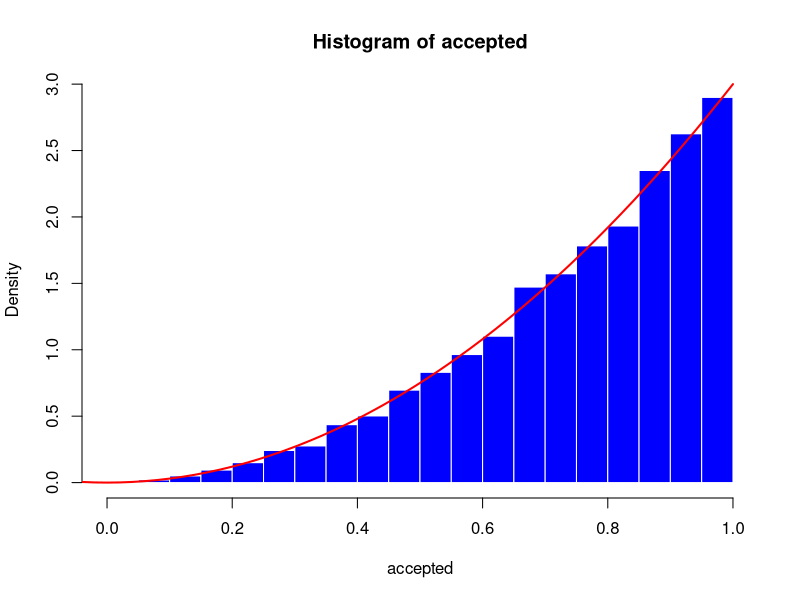
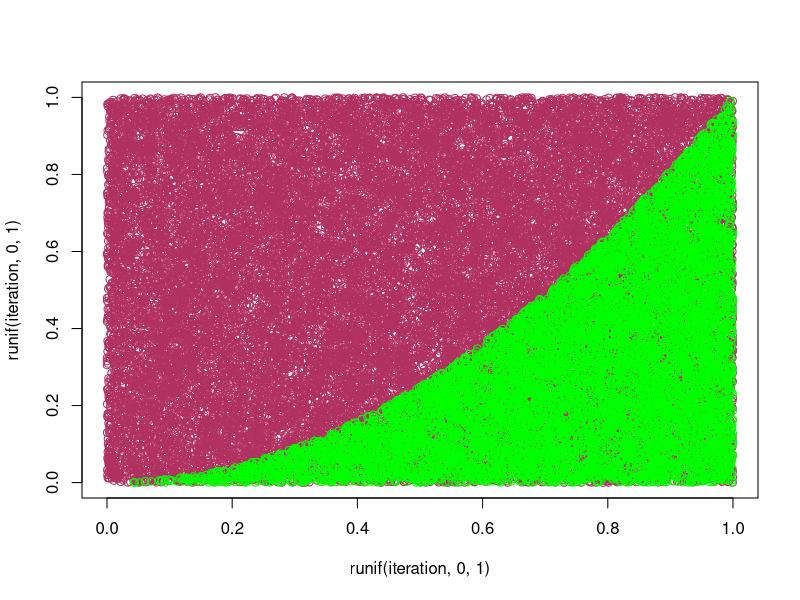

Write the R code that produced these figures, in order.
#Lec Example with density f(x)=3x^2
n<-10^4 #number of acceptance candidate
accepted<-numeric(n) #storing value for candidate density
u_accepted<-numeric(n) #storing corresponding u values for accepted candidate
#it is not in the algorithm which it's optional, it's here just for future graphing
i<-0 #counter how many acceptance sample you have so far
iteration<-0 #count total loop iteration, should be close to 1/c
while(i<n){
  y<-runif(1,0,1) 
  u<-runif(1,0,1)
  ftgt<-y^2 #f(t)/cg(t)
  
  if(u<ftgt){
    i<-i+1
    accepted[i]<-y
    u_accepted[i]<-u
  }
  iteration<-iteration+1
}

#Graphing
hist(accepted,prob=TRUE,col="blue",border="white")
curve(3*x^2, -1, 1, add = TRUE, col = "red", lwd = 2)

plot(runif(iteration, 0, 1), runif(iteration, 0, 1), pch=1, col = "maroon")
points(accepted, u_accepted, pch = 1 , col = "green")

#comparing the iteration
c=3
1/c
n/iteration



#Lec Example beta distribution
n<-10^4
c<-135/64
accepted<-numeric(n)
i<-0
iteration<-0
while(i<n){
  y<-runif(1,0,1)
  u<-runif(1,0,1)
  ftgt<-(20*y*(1-y)^3)/c
  
  if(u<ftgt){
    i<-i+1
    accepted[i]<-y
  }
  iteration<-iteration+1
}


1/c
n/iteration



#Lec Example with density 2/pi*sqrt(1-x^2)
n<-10^4
accepted<-numeric(n)
c<-4/pi
i<-0
iteration<-0
while(i<n){
  y<-runif(1,-1,1)
  u<-runif(1,0,1)
  ftgt<-sqrt(1-y^2)
  if(u<ftgt){
    i<-i+1
    accepted[i]<-y
  }
  iteration<-iteration+1
}

1/c
n/iteration





#Quiz 1 Practice problem Q3
n <- 10^4
accepted <- numeric(n)
u_accepted <- numeric(n)
c <- 2
i <- 0 
iteration <- 0 

while(i < n){
  y <- rexp(1, rate = 1/3)
  u <- runif(1, 0, 1)
  ftgt <- 1/3*y*exp(-(y/3)^2+(y/3))
  
  if(u < ftgt){
    accepted[i] <- y
    u_accepted[i] <- u
    i <- i+1
  }
  iteration <- iteration + 1
}

1/c
n/iteration




#Term Test 1 Practice A Q2
n <- 10^4
accepted <- numeric(n)
i <- 0 
c <- ((3*sqrt(3))/sqrt(2*pi))*exp(-1/2)

while(i < n){
  y <- rexp(1, rate = 3/2)
  u <- runif(1, 0, 1)
  ftgt <- (3/sqrt(pi))*y^(1/2)*exp(-y/3)*(1/c)
  
  if(u <= ftgt){
    accepted[i] <- y
    i <- i+1
  }
}
c <- ((3*sqrt(3))/sqrt(2*pi))*exp(-1/2)
u <- 0.62
y <- 0.02
ftgt <- (3/sqrt(pi))*y^(1/2)*exp(-y/3)*(1/c)

u < ftgt





#Term Test 1 Practice B Q2
n <- 10^4
accepted <- numeric(n)
i <- 0

while(i < n){
  y <- runif(1, 0, 1)
  u <- runif(1, 0, 1)
  ftgt <- y^4
  if(u < ftgt){
    accepted <- y
    i <- i + 1
  }
}

u <- 0.23
y <- 0.74
ftgt <- y^4
u < ftgt
